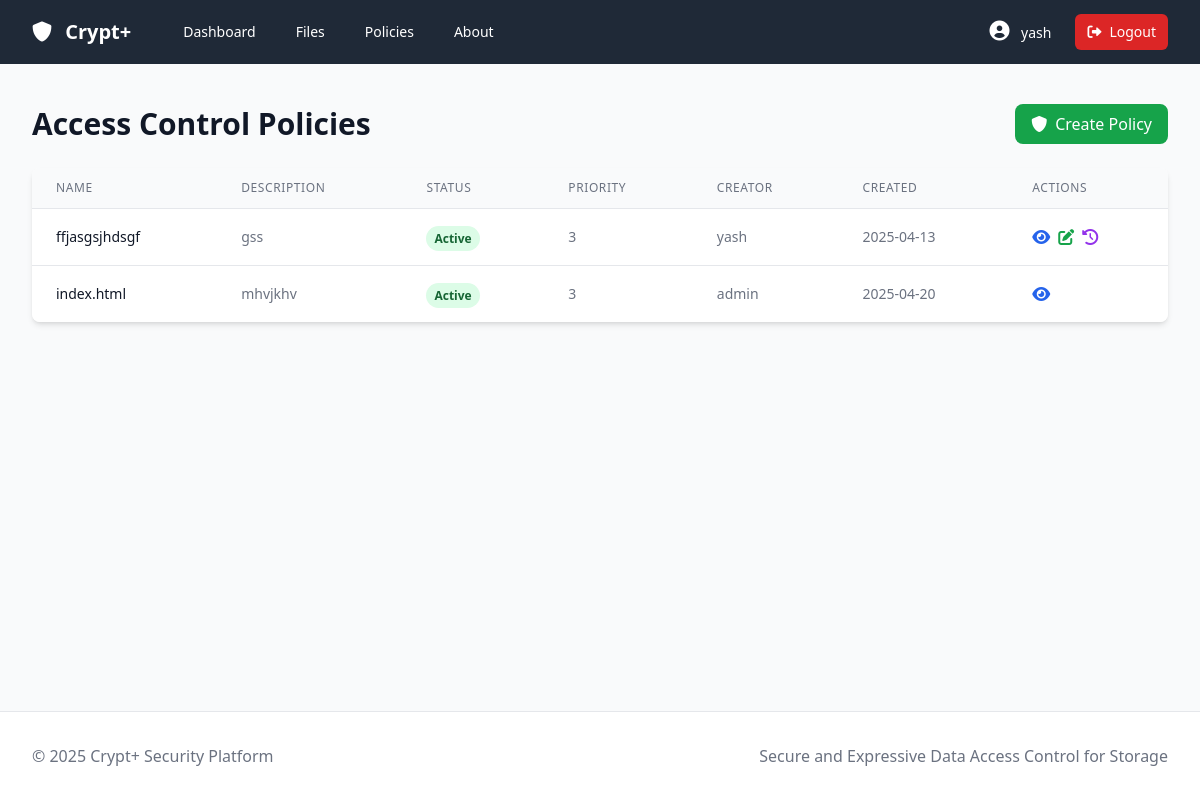
Screenshot of /policy/policies (signed in) with the database file from the repository.
### models/user.py (models this page shows, shortened)
class User(Base, UserMixin):
    __tablename__ = 'users'
    id = Column(Integer, primary_key=True)
    username = Column(String(64), unique=True, nullable=False)
    email = Column(String(120), unique=True, nullable=False)
    password_hash = Column(String(128), nullable=False)
    is_active = Column(Boolean, default=True)
    is_admin = Column(Boolean, default=False)
    created_at = Column(DateTime, default=datetime.utcnow)
    last_login = Column(DateTime, nullable=True)
    public_key = Column(Text, nullable=True)  # For storing user's public key
    private_key = Column(Text, nullable=True)  # For storing the encrypted private key
    attributes = relationship("Attribute", secondary=user_attributes, back_populates="users")
    owned_data = relationship("Data", back_populates="owner")

### models/policy.py (models this page shows, shortened)
class Policy(Base):
    __tablename__ = 'policies'
    id = Column(Integer, primary_key=True)
    name = Column(String(128), unique=True, nullable=False)
    description = Column(String(256))
    created_at = Column(DateTime, default=datetime.utcnow)
    updated_at = Column(DateTime, default=datetime.utcnow, onupdate=datetime.utcnow)
    creator_id = Column(Integer, ForeignKey('users.id'), nullable=False)
    policy_expression = Column(JSON, nullable=False)
    is_active = Column(Boolean, default=True)
    priority = Column(Integer, default=1)  # Higher number means higher priority
    creator = relationship("User")
    data = relationship("Data", secondary='data_policies', back_populates="policies")

### controllers/policy.py (the view)
    @policy_bp.route('/policies')
    @login_required
    def list_policies():
        from models.policy import Policy
        if not current_user.is_admin:
            policies = db_session.query(Policy).filter(
                (Policy.creator_id == current_user.id) | (Policy.is_active == True)
            ).all()
        else:
            policies = db_session.query(Policy).all()
        return render_template('policies.html', policies=policies)

### templates/policies.html (shortened to what this page needs)
{% extends 'base.html' %} {% block title %}Policies - Crypt+{% endblock %} {%
block content %}
<div class="mb-6 flex justify-between items-center">
  <h1 class="text-3xl font-bold text-gray-900">Access Control Policies</h1>
  <div>
    <a
      href="{{ url_for('policy.create_policy') }}"
      class="bg-green-600 hover:bg-green-700 text-white px-4 py-2 rounded-lg inline-flex items-center"
    >
      <i class="fas fa-shield-alt mr-2"></i> Create Policy
    </a>
  </div>
</div>
<div class="bg-white rounded-lg shadow-md overflow-hidden">
  {% if policies %}
  <div class="overflow-x-auto">
    <table class="min-w-full divide-y divide-gray-200">
      <thead>
        <tr>
          <th
            class="px-6 py-3 bg-gray-50 text-left text-xs font-medium text-gray-500 uppercase tracking-wider"
          >
            Name
          </th>
          <th
            class="px-6 py-3 bg-gray-50 text-left text-xs font-medium text-gray-500 uppercase tracking-wider"
          >
            Description
          </th>
          <th
            class="px-6 py-3 bg-gray-50 text-left text-xs font-medium text-gray-500 uppercase tracking-wider"
          >
            Status
          </th>
          <th
            class="px-6 py-3 bg-gray-50 text-left text-xs font-medium text-gray-500 uppercase tracking-wider"
          >
            Priority
          </th>
          <th
            class="px-6 py-3 bg-gray-50 text-left text-xs font-medium text-gray-500 uppercase tracking-wider"
          >
            Creator
          </th>
          <th
            class="px-6 py-3 bg-gray-50 text-left text-xs font-medium text-gray-500 uppercase tracking-wider"
          >
            Created
          </th>
          <th
            class="px-6 py-3 bg-gray-50 text-left text-xs font-medium text-gray-500 uppercase tracking-wider"
          >
            Actions
          </th>
        </tr>
      </thead>
      <tbody class="bg-white divide-y divide-gray-200">
        {% for policy in policies %}
        <tr class="hover:bg-gray-50">
          <td
            class="px-6 py-4 whitespace-nowrap text-sm font-medium text-gray-900"
          >
            {{ policy.name }}
          </td>
          <td class="px-6 py-4 whitespace-nowrap text-sm text-gray-500">
            {{ policy.description }}
          </td>
          <td class="px-6 py-4 whitespace-nowrap">
            {% if policy.is_active %}
            <span
              class="px-2 py-1 text-xs font-semibold rounded-full bg-green-100 text-green-800"
              >Active</span
            >
            {% else %}
            <span
              class="px-2 py-1 text-xs font-semibold rounded-full bg-gray-100 text-gray-800"
              >Inactive</span
            >
            {% endif %}
          </td>
          <td class="px-6 py-4 whitespace-nowrap text-sm text-gray-500">
            {{ policy.priority }}
          </td>
          <td class="px-6 py-4 whitespace-nowrap text-sm text-gray-500">
            {{ policy.creator.username }}
          </td>
          <td class="px-6 py-4 whitespace-nowrap text-sm text-gray-500">
            {{ policy.created_at.strftime('%Y-%m-%d') }}
          </td>
          <td class="px-6 py-4 whitespace-nowrap">
            <div class="flex space-x-2">
              <a
                href="{{ url_for('policy.policy_details', policy_id=policy.id) }}"
                class="text-blue-600 hover:text-blue-900"
                title="View Details"
              >
                <i class="fas fa-eye"></i>
              </a>
              {% if current_user.id == policy.creator_id or
              current_user.is_admin %}
              <a
                href="{{ url_for('policy.edit_policy', policy_id=policy.id) }}"
                class="text-green-600 hover:text-green-900"
                title="Edit"
              >
                <i class="fas fa-edit"></i>
              </a>
              <a
                href="{{ url_for('policy.policy_audit', policy_id=policy.id) }}"
                class="text-purple-600 hover:text-purple-900"
                title="Audit Logs"
              >
                <i class="fas fa-history"></i>
              </a>
              {% endif %}
            </div>
          </td>
        </tr>
        {% endfor %}
      </tbody>
    </table>
  </div>
  {% endif %}
</div>
 {% endblock %}

### templates/base.html (shortened to what this page needs)
<!DOCTYPE html>
<html lang="en">
<head>
    <link rel="stylesheet" href="{{ url_for('static', filename='css/style.css') }}">
    <link href="https://cdnjs.cloudflare.com/ajax/libs/font-awesome/6.0.0-beta3/css/all.min.css" rel="stylesheet">
</head>
<body class="flex flex-col min-h-screen bg-gray-50">
    <nav class="bg-gray-800 text-white">
        <div class="max-w-7xl mx-auto px-4 sm:px-6 lg:px-8">
            <div class="flex items-center justify-between h-16">
                <div class="flex items-center">
                    <a class="flex-shrink-0 font-bold text-xl" href="{{ url_for('index') }}">
                        <i class="fas fa-shield-alt mr-2"></i> Crypt+
                    </a>
                    <div class="hidden md:block">
                        <div class="ml-10 flex items-baseline space-x-4">
                            {% if current_user.is_authenticated %}
                            <a href="{{ url_for('dashboard') }}" class="px-3 py-2 rounded-md text-sm font-medium hover:bg-gray-700">Dashboard</a>
                            <a href="{{ url_for('data.list_files') }}" class="px-3 py-2 rounded-md text-sm font-medium hover:bg-gray-700">Files</a>
                            <a href="{{ url_for('policy.list_policies') }}" class="px-3 py-2 rounded-md text-sm font-medium hover:bg-gray-700">Policies</a>
                            {% endif %}
                            <a href="{{ url_for('about') }}" class="px-3 py-2 rounded-md text-sm font-medium hover:bg-gray-700">About</a>
                        </div>
                    </div>
                </div>
                <div class="hidden md:block">
                    <div class="ml-4 flex items-center md:ml-6">
                        {% if current_user.is_authenticated %}
                        <a href="{{ url_for('auth.profile') }}" class="px-3 py-2 rounded-md text-sm font-medium hover:bg-gray-700">
                            <i class="fas fa-user-circle text-xl mr-2"></i>
                            {{ current_user.username }}
                        </a>
                        <a href="{{ url_for('auth.logout') }}" class="ml-3 px-3 py-2 rounded-md text-sm font-medium bg-red-600 hover:bg-red-700 flex items-center">
                            <i class="fas fa-sign-out-alt mr-2"></i> Logout
                        </a>
                        {% else %}
                        <a href="{{ url_for('auth.login') }}" class="px-3 py-2 rounded-md text-sm font-medium hover:bg-gray-700">Login</a>
                        <a href="{{ url_for('auth.register') }}" class="ml-2 px-3 py-2 rounded-md text-sm font-medium bg-blue-600 hover:bg-blue-700">Register</a>
                        {% endif %}
                    </div>
                </div>
            </div>
        </div>
    </nav>
    <main class="flex-grow max-w-7xl w-full mx-auto px-4 sm:px-6 lg:px-8 py-6">
        {% block content %}{% endblock %}
    </main>
    <footer class="bg-white border-t border-gray-200 py-8 mt-auto">
        <div class="max-w-7xl mx-auto px-4 sm:px-6 lg:px-8">
            <div class="md:flex md:items-center md:justify-between">
                <div class="mt-8 md:mt-0">
                    <p class="text-gray-500">
                        &copy; 2025 Crypt+ Security Platform
                    </p>
                </div>
                <div class="mt-4 md:mt-0">
                    <p class="text-gray-500">
                        Secure and Expressive Data Access Control for Storage
                    </p>
                </div>
            </div>
        </div>
    </footer>
</body>
</html>

### rows the page displays
User: username "yash"
Policy: name "ffjasgsjhdsgf", description "gss", is_active "Active", priority "3", creator.username "yash", created_at "2025-04-13"
Policy: name "index.html", description "mhvjkhv", is_active "Active", priority "3", creator.username "admin", created_at "2025-04-20"
